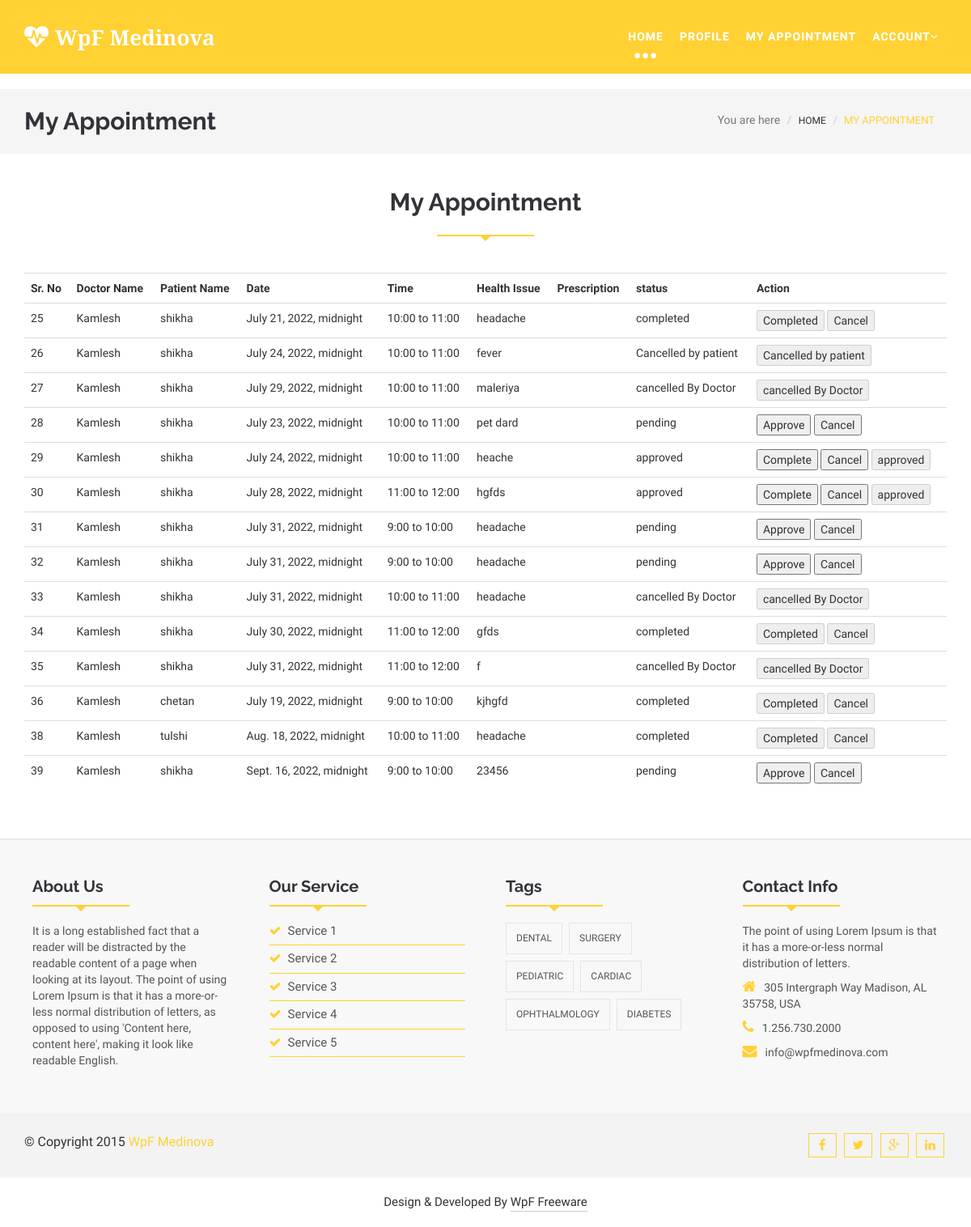
The page /my_appointment/ (signed in) on the database its author committed.
### myapp/models.py (models this page shows, shortened)
class Appointment(models.Model):
	doctor=models.ForeignKey(Doctor_Profile,on_delete=models.CASCADE)
	patient=models.ForeignKey(User,on_delete=models.CASCADE,related_name="patient")
	time=models.CharField(max_length=100)
	date=models.DateTimeField(max_length=100)
	health_issu=models.TextField()
	status=models.CharField(max_length=100,default="pending")
	precription=models.TextField(default="")
	payment_status=models.CharField(max_length=100,default="pending")

class Doctor_Profile(models.Model):
	doctor=models.ForeignKey(User,on_delete=models.CASCADE)
	doctor_degree=models.CharField(max_length=100)
	doctor_specialitiy=models.CharField(max_length=100)
	doctor_start_time=models.CharField(max_length=100)
	doctor_end_time=models.CharField(max_length=100)
	doctor_fees=models.PositiveIntegerField()
	doctor_picture=models.ImageField(upload_to="doctor_picture/")

class User(models.Model):
	name=models.CharField(max_length=100)
	email=models.CharField(max_length=100)
	password=models.CharField(max_length=100)
	usertype=models.CharField(max_length=100, default="patient")
	profil_pic=models.ImageField(upload_to="profile_pic/",default="")

### myapp/views.py (the view)
# urls.py: path('my_appointment/',views.my_appointment,name='my_appointment'),
def my_appointment(request):
	doctor=User.objects.get(email=request.session['email'])
	doctor_profile=Doctor_Profile.objects.get(doctor=doctor)
	doctor_appointment=Appointment.objects.filter(doctor=doctor_profile)
	return render(request,'my_appointment.html',{'doctor_appointment':doctor_appointment})

### myapp/templates/my_appointment.html (shortened to what this page needs)
{% extends 'doctor_header.html' %}
{% load static %}
{% block content %}
<!DOCTYPE html>
<html lang="en">
  <head>
  </head>
  <body>
    <section id="blogArchive">
      <div class="row">
        <div class="col-lg-12 col-md-12">
          <div class="blog-breadcrumbs-area">
            <div class="container">
              <div class="blog-breadcrumbs-left">
                <h2>My Appointment</h2>
              </div>
              <div class="blog-breadcrumbs-right">
                <ol class="breadcrumb">
                  <li>You are here</li>
                  <li><a href="{% url 'doctor_index' %}">Home</a></li>
                  <li class="active">My Appointment</li>
                </ol>
              </div>
            </div>
          </div>
        </div>
      </div>
    </section>
    <section id="contact">
      <div class="container">
        <div class="row">
          <div class="col-lg-12 col-md-12 col-sm-12">
            <div class="contact-form">
              <div class="section-heading">
                <h2>My Appointment</h2>
                <div class="line"></div>
              </div>
              <table  class="table table-sm">
                <tr>
                  <th>Sr. No</th>
                  <th>Doctor Name</th>
                  <th>Patient Name</th>
                  <th>Date</th>
                  <th>Time</th>
                  <th>Health Issue</th>
                  <th>Prescription</th>
                  <th>status</th>
                  <th>Action</th>
                </tr>
                {% for i in doctor_appointment %}
                <tr>
                  <td>{{i.id}}</td>
                  <td>{{i.doctor.doctor.name}}</td>
                  <td>{{i.patient.name}}</td>
                  <td>{{i.date}}</td>
                  <td>{{i.time}}</td>
                  <td>{{i.health_issu}}</td>
                  <td>{{i.prescription}}</td>
                  <td>{{i.status}}</td>
                  <td>
                  <form method="get" action="{% url 'doctor_cancel_appointment' pk=i.pk%}">
                    {% if i.status == "pending" %}
                      <a href="{% url 'doctor_approve_appointment' pk=i.pk%}"><input type="button" name="approve" value="Approve"></a>
                      <input type="submit" name="action" value="Cancel">
                     {% elif i.status == "approved"%}
                       <a href="{% url 'doctor_complete_appointment' pk=i.pk%}"><input type="button" name="complete" value="Complete"></a>
                      <input type="submit" name="action" value="Cancel">
                      <input type="submit" name="action" value="{{i.status}}" disabled>
                    {% elif i.status == "completed" %}
                       <a href=""><input type="button" name="completed" value="Completed" disabled ></a>
                      <input type="submit" name="action" value="Cancel" disabled>
                    {% else %}
                      <input type="submit" name="action" value="{{i.status}}" disabled>
                    {% endif %}
                  </form>
                  </td>
                </tr>
                {% endfor %}
              </table>
            </div>
          </div>
        </div>
      </div>
    </section>
  </body>
</html>
{% endblock %}

### myapp/static/css/themes/default-theme.css (style rules this page uses)
.scrollToTop:hover, .scrollToTop:focus,.readmore_area a::before,.sl-slider h2> strong,.sl-slider p> strong, .single-top-feature .readmore_area a span,.service-icon-effect,.service-icon .service-icon-effect:hover,.single-service>h3 a:hover,.single-service>h3 a:focus, .whyChoose-right .media-heading,.whyChoose-right .media:hover .media-icon,.doctors-nav figcaption h2, .testimonial-cotent > p span,.testimonial-nav .slick-dots li.slick-active button::before,.blog-comments-box li > h2,.blog-comments-box li span, .blog-author > ul > li a:hover,.footer-service li > a:hover,.footer-service li > a span,.contact-info > p span,.footer-copyright>p>a, .blog-breadcrumbs-right .breadcrumb > li a:hover,.blog-breadcrumbs-right .breadcrumb > .active,.blog-details blockquote::before,.blog-details blockquote::after, .sidebar-widget p>a,.sidebar-widget>ul li>a:hover,.postnav-left:hover .navg-title,.postnav-right:hover .navg-title,.author-name:hover, .similar-post .media-body a:hover,.similar-post > h2,.nav-tabs > li.active > a, .nav-tabs > li.active > a:focus, .nav-tabs > li.active > a:hover, .button--itzel .button__icon,.button--itzel > span,#myModal .modal-title, .form-submit input:hover,.error-page-area h1,.error-page-area h3 { color: #ffd133; }
.line { border-bottom: 2px solid #ffd133; background: none repeat scroll 0 0 transparent; height: 1px; margin: 0 auto 45px; padding: 5px; position: relative; width: 120px; }
.line::after, .line::before { border: medium solid transparent; content: " "; height: 0; left: 50%; pointer-events: none; position: absolute; top: 100%; width: 0; }
.line::before { border-width: 9px; margin-left: -6px; }
.line::after { border-top-color: #ffd133; border-width: 8px; margin-left: -8px; }

### myapp/static/style.css (style rules this page uses)
body,html { overflow-x:hidden; }
body { font-family: 'Habibi', serif; overflow-x: hidden !important; }
a { text-decoration: none; color: #2f2f2f; }
h1, h2, h3, h4, h5, h6 { font-family: 'Raleway', sans-serif; }
h2 { color: #313338; font-size: 30px; font-weight: 700; line-height: 40px; margin: 0; padding-bottom: 10px; }
.section-heading { float: left; display: inline; width: 100%; text-align: center; }
#blogArchive { display: inline; float: left; margin-top: 90px; width: 100%; }
.blog-breadcrumbs-area { background-color: #f5f5f5; display: inline; float: left; padding: 20px 0; width: 100%; }
.blog-breadcrumbs-left { float: left; display: inline; }
.blog-breadcrumbs-left>h2 { padding-bottom: 0px; }
.blog-breadcrumbs-right { float: right; display: inline; }
.blog-breadcrumbs-right .breadcrumb { margin-bottom: 0px; }
.blog-breadcrumbs-right .breadcrumb > li { color: #777; }
.blog-breadcrumbs-right .breadcrumb > li a { text-transform: uppercase; font-size: 12px; }
.blog-breadcrumbs-right .breadcrumb > .active { text-transform: uppercase; font-size: 13px; }
#contact { float: left; display: inline; padding: 40px 0px; width: 100%; }
.contact-form { float: left; display: inline; width: 100%; }

### rows shown on the page
Appointment: id "25", doctor.doctor.name "Kamlesh", patient.name "shikha", date "July 21, 2022, midnight", time "10:00 to 11:00", health_issu "headache", status "completed"
Appointment: id "26", doctor.doctor.name "Kamlesh", patient.name "shikha", date "July 24, 2022, midnight", time "10:00 to 11:00", health_issu "fever", status "Cancelled by patient", action "Cancelled by patient"
Appointment: id "27", doctor.doctor.name "Kamlesh", patient.name "shikha", date "July 29, 2022, midnight", time "10:00 to 11:00", health_issu "maleriya", status "cancelled By Doctor", action "cancelled By Doctor"
Appointment: id "28", doctor.doctor.name "Kamlesh", patient.name "shikha", date "July 23, 2022, midnight", time "10:00 to 11:00", health_issu "pet dard", status "pending"
Appointment: id "29", doctor.doctor.name "Kamlesh", patient.name "shikha", date "July 24, 2022, midnight", time "10:00 to 11:00", health_issu "heache", status "approved", action "approved"
Appointment: id "30", doctor.doctor.name "Kamlesh", patient.name "shikha", date "July 28, 2022, midnight", time "11:00 to 12:00", health_issu "hgfds", status "approved", action "approved"
Appointment: id "31", doctor.doctor.name "Kamlesh", patient.name "shikha", date "July 31, 2022, midnight", time "9:00 to 10:00", health_issu "headache", status "pending"
Appointment: id "32", doctor.doctor.name "Kamlesh", patient.name "shikha", date "July 31, 2022, midnight", time "9:00 to 10:00", health_issu "headache", status "pending"
Appointment: id "33", doctor.doctor.name "Kamlesh", patient.name "shikha", date "July 31, 2022, midnight", time "10:00 to 11:00", health_issu "headache", status "cancelled By Doctor", action "cancelled By Doctor"
Appointment: id "34", doctor.doctor.name "Kamlesh", patient.name "shikha", date "July 30, 2022, midnight", time "11:00 to 12:00", health_issu "gfds", status "completed"
Appointment: id "35", doctor.doctor.name "Kamlesh", patient.name "shikha", date "July 31, 2022, midnight", time "11:00 to 12:00", health_issu "f", status "cancelled By Doctor", action "cancelled By Doctor"
Appointment: id "36", doctor.doctor.name "Kamlesh", patient.name "chetan", date "July 19, 2022, midnight", time "9:00 to 10:00", health_issu "kjhgfd", status "completed"
Appointment: id "38", doctor.doctor.name "Kamlesh", patient.name "tulshi", date "Aug. 18, 2022, midnight", time "10:00 to 11:00", health_issu "headache", status "completed"
Appointment: id "39", doctor.doctor.name "Kamlesh", patient.name "shikha", date "Sept. 16, 2022, midnight", time "9:00 to 10:00", health_issu "23456", status "pending"
